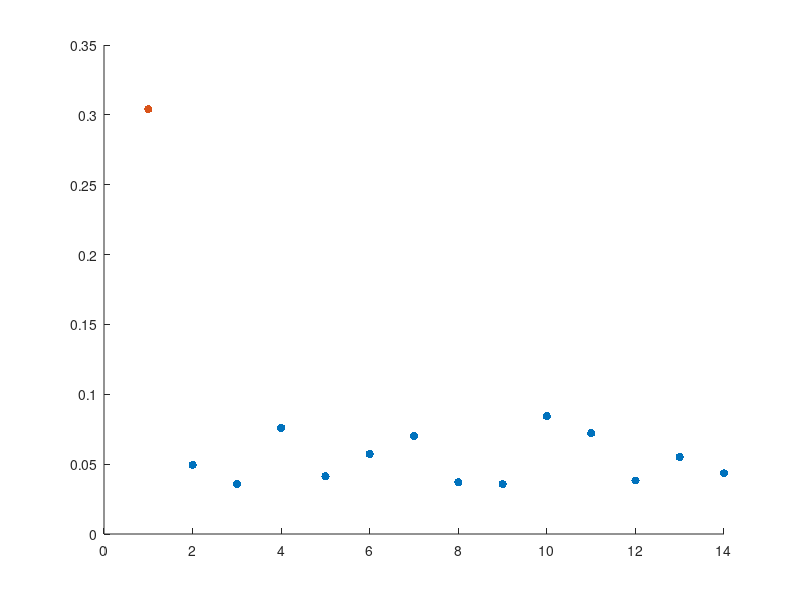

MATLAB code to generate this figure:
close all
clear all

%X = linspace(1,31,31)
Y = [20.2;3;6.4;11.6;8.2;2.2;11.2;5.2;6.2;0.2;1.0;4.8;2.4;3.8;11;9.2;3.2;11.8;0.2;0.2;4.8;0.2;1;8.8;2.6;9.4;6.6;5.6;0.2;0.2;15.6]
X = linspace(1,14,14);
Y = Y(1:14);

n = 1
%X = [1,2,3,4]
%Y = [10,3,4,5]
scatter(X,Y)

%calculating accumulated proximity
prox = []
for i=1:length(Y)
    pi = 0
    for j=1:length(Y)
        pi = pi + abs(Y(j) - Y(i));
    end
    prox= [prox; pi]
end
    
%calculating the vanila eccentricity
eccentr = []
for i=1:length(prox)
    eccentr = [eccentr;2*prox(i)/(sum(prox))]
end

%calculating the normalized eccentricity
sigma_square = std(Y,1)^2;
eccentr = []
for i=1:length(prox)
    eccentr = [eccentr;(((Y(i)-mean(Y))^2)/(2*length(Y)*sigma_square)+(1/2/length(Y)))]
end

%Check anomaly
gap = n/length(Y)
sorted = sort(eccentr,'descend')
anomaly = []
for i=1:(length(Y)-1)
    if (eccentr(i) -eccentr(i+1)) > gap % i think 'eccentr' should be replaced by 'sorted'
        for j=1:i
            anomaly = [anomaly;[i,eccentr(i)]]  % also this 'i' should be replaced by 'j'
        end
    end
end

figure(1)
scatter(X,eccentr,'filled')
hold on
scatter(anomaly(:,1),anomaly(:,2),'filled')
